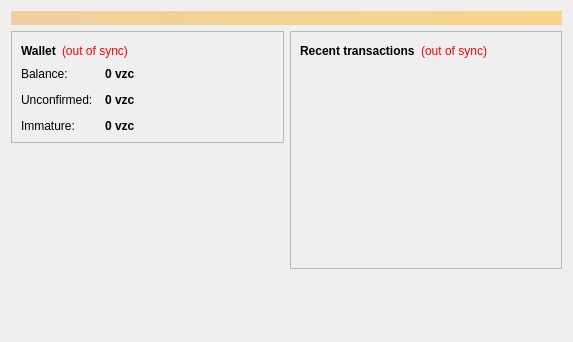
<?xml version="1.0" encoding="UTF-8"?>
<ui version="4.0">
 <class>OverviewPage</class>
 <widget class="QWidget" name="OverviewPage">
  <property name="geometry">
   <rect>
    <x>0</x>
    <y>0</y>
    <width>573</width>
    <height>342</height>
   </rect>
  </property>
  <property name="windowTitle">
   <string>Form</string>
  </property>
  <layout class="QVBoxLayout" name="topLayout">
   <item>
    <widget class="QLabel" name="labelAlerts">
     <property name="visible">
      <bool>false</bool>
     </property>
     <property name="styleSheet">
      <string notr="true">background-color: qlineargradient(x1: 0, y1: 0, x2: 1, y2: 0, stop:0 #F0D0A0, stop:1 #F8D488); color:#000000;</string>
     </property>
     <property name="wordWrap">
      <bool>true</bool>
     </property>
     <property name="margin">
      <number>3</number>
     </property>
    </widget>
   </item>
   <item>
    <layout class="QHBoxLayout" name="horizontalLayout" stretch="1,1">
     <item>
      <layout class="QVBoxLayout" name="verticalLayout_2">
       <item>
        <widget class="QFrame" name="frame">
         <property name="frameShape">
          <enum>QFrame::StyledPanel</enum>
         </property>
         <property name="frameShadow">
          <enum>QFrame::Raised</enum>
         </property>
         <layout class="QVBoxLayout" name="verticalLayout_4">
          <item>
           <layout class="QHBoxLayout" name="horizontalLayout_4">
            <item>
             <widget class="QLabel" name="label_5">
              <property name="font">
               <font>
                <weight>75</weight>
                <bold>true</bold>
               </font>
              </property>
              <property name="text">
               <string>Wallet</string>
              </property>
             </widget>
            </item>
            <item>
             <widget class="QLabel" name="labelWalletStatus">
              <property name="toolTip">
               <string>The displayed information may be out of date. Your wallet automatically synchronizes with the Vinzcoin network after a connection is established, but this process has not completed yet.</string>
              </property>
              <property name="styleSheet">
               <string notr="true">QLabel { color: red; }</string>
              </property>
              <property name="text">
               <string notr="true">(out of sync)</string>
              </property>
              <property name="alignment">
               <set>Qt::AlignLeading|Qt::AlignLeft|Qt::AlignVCenter</set>
              </property>
             </widget>
            </item>
            <item>
             <spacer name="horizontalSpacer_2">
              <property name="orientation">
               <enum>Qt::Horizontal</enum>
              </property>
              <property name="sizeHint" stdset="0">
               <size>
                <width>40</width>
                <height>20</height>
               </size>
              </property>
             </spacer>
            </item>
           </layout>
          </item>
          <item>
           <layout class="QFormLayout" name="formLayout_2">
            <property name="fieldGrowthPolicy">
             <enum>QFormLayout::AllNonFixedFieldsGrow</enum>
            </property>
            <property name="horizontalSpacing">
             <number>12</number>
            </property>
            <property name="verticalSpacing">
             <number>12</number>
            </property>
            <item row="0" column="0">
             <widget class="QLabel" name="label">
              <property name="text">
               <string>Balance:</string>
              </property>
             </widget>
            </item>
            <item row="0" column="1">
             <widget class="QLabel" name="labelBalance">
              <property name="font">
               <font>
                <weight>75</weight>
                <bold>true</bold>
               </font>
              </property>
              <property name="cursor">
               <cursorShape>IBeamCursor</cursorShape>
              </property>
              <property name="toolTip">
               <string>Your current balance</string>
              </property>
              <property name="text">
               <string notr="true">0 vzc</string>
              </property>
              <property name="textInteractionFlags">
               <set>Qt::LinksAccessibleByMouse|Qt::TextSelectableByKeyboard|Qt::TextSelectableByMouse</set>
              </property>
             </widget>
            </item>
            <item row="1" column="0">
             <widget class="QLabel" name="label_3">
              <property name="text">
               <string>Unconfirmed:</string>
              </property>
             </widget>
            </item>
            <item row="1" column="1">
             <widget class="QLabel" name="labelUnconfirmed">
              <property name="font">
               <font>
                <weight>75</weight>
                <bold>true</bold>
               </font>
              </property>
              <property name="cursor">
               <cursorShape>IBeamCursor</cursorShape>
              </property>
              <property name="toolTip">
               <string>Total of transactions that have yet to be confirmed, and do not yet count toward the current balance</string>
              </property>
              <property name="text">
               <string notr="true">0 vzc</string>
              </property>
              <property name="textInteractionFlags">
               <set>Qt::LinksAccessibleByMouse|Qt::TextSelectableByKeyboard|Qt::TextSelectableByMouse</set>
              </property>
             </widget>
            </item>
            <item row="2" column="0">
             <widget class="QLabel" name="labelImmatureText">
              <property name="text">
               <string>Immature:</string>
              </property>
             </widget>
            </item>
            <item row="2" column="1">
             <widget class="QLabel" name="labelImmature">
              <property name="font">
               <font>
                <weight>75</weight>
                <bold>true</bold>
               </font>
              </property>
              <property name="toolTip">
               <string>Mined balance that has not yet matured</string>
              </property>
              <property name="text">
               <string notr="true">0 vzc</string>
              </property>
              <property name="textInteractionFlags">
               <set>Qt::LinksAccessibleByMouse|Qt::TextSelectableByKeyboard|Qt::TextSelectableByMouse</set>
              </property>
             </widget>
            </item>
           </layout>
          </item>
         </layout>
        </widget>
       </item>
       <item>
        <spacer name="verticalSpacer">
         <property name="orientation">
          <enum>Qt::Vertical</enum>
         </property>
         <property name="sizeHint" stdset="0">
          <size>
           <width>20</width>
           <height>40</height>
          </size>
         </property>
        </spacer>
       </item>
      </layout>
     </item>
     <item>
      <layout class="QVBoxLayout" name="verticalLayout_3">
       <item>
        <widget class="QFrame" name="frame_2">
         <property name="frameShape">
          <enum>QFrame::StyledPanel</enum>
         </property>
         <property name="frameShadow">
          <enum>QFrame::Raised</enum>
         </property>
         <layout class="QVBoxLayout" name="verticalLayout">
          <item>
           <layout class="QHBoxLayout" name="horizontalLayout_2">
            <item>
             <widget class="QLabel" name="label_4">
              <property name="text">
               <string>&lt;b&gt;Recent transactions&lt;/b&gt;</string>
              </property>
             </widget>
            </item>
            <item>
             <widget class="QLabel" name="labelTransactionsStatus">
              <property name="toolTip">
               <string>The displayed information may be out of date. Your wallet automatically synchronizes with the Vinzcoin network after a connection is established, but this process has not completed yet.</string>
              </property>
              <property name="styleSheet">
               <string notr="true">QLabel { color: red; }</string>
              </property>
              <property name="text">
               <string notr="true">(out of sync)</string>
              </property>
              <property name="alignment">
               <set>Qt::AlignRight|Qt::AlignTrailing|Qt::AlignVCenter</set>
              </property>
             </widget>
            </item>
            <item>
             <spacer name="horizontalSpacer">
              <property name="orientation">
               <enum>Qt::Horizontal</enum>
              </property>
              <property name="sizeHint" stdset="0">
               <size>
                <width>40</width>
                <height>20</height>
               </size>
              </property>
             </spacer>
            </item>
           </layout>
          </item>
          <item>
           <widget class="QListView" name="listTransactions">
            <property name="styleSheet">
             <string notr="true">QListView { background: transparent; }</string>
            </property>
            <property name="frameShape">
             <enum>QFrame::NoFrame</enum>
            </property>
            <property name="verticalScrollBarPolicy">
             <enum>Qt::ScrollBarAlwaysOff</enum>
            </property>
            <property name="horizontalScrollBarPolicy">
             <enum>Qt::ScrollBarAlwaysOff</enum>
            </property>
            <property name="selectionMode">
             <enum>QAbstractItemView::NoSelection</enum>
            </property>
           </widget>
          </item>
         </layout>
        </widget>
       </item>
       <item>
        <spacer name="verticalSpacer_2">
         <property name="orientation">
          <enum>Qt::Vertical</enum>
         </property>
         <property name="sizeHint" stdset="0">
          <size>
           <width>20</width>
           <height>40</height>
          </size>
         </property>
        </spacer>
       </item>
      </layout>
     </item>
    </layout>
   </item>
  </layout>
 </widget>
 <resources/>
 <connections/>
</ui>
